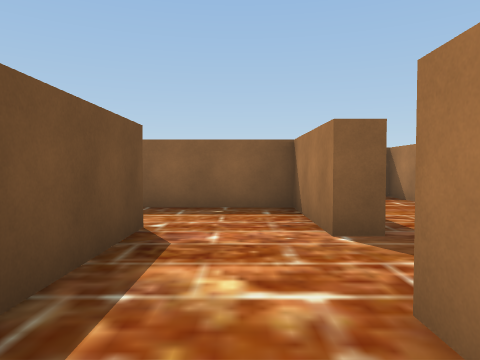
view 1 (above)

24 first-person views from a walk through a scene from a Unity 3-D project. The camera is 1.3 m above the floor, tilts 2° down and sees 70° across. The floor is counted in squares, 2 m on a side. Each view is taken from the middle of a square. On the plan, view 1 faces up. The plan holds only what a view shows up to about 10 squares ahead; the rest is blank. The player character is not drawn.

view 2
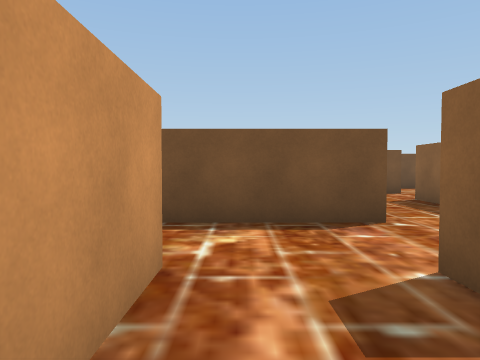

view 3
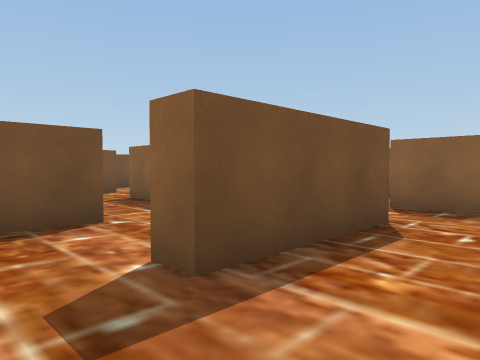

view 4
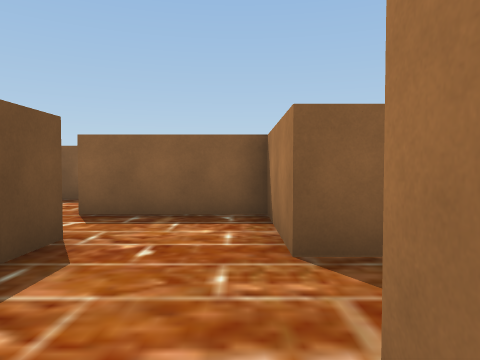

view 5
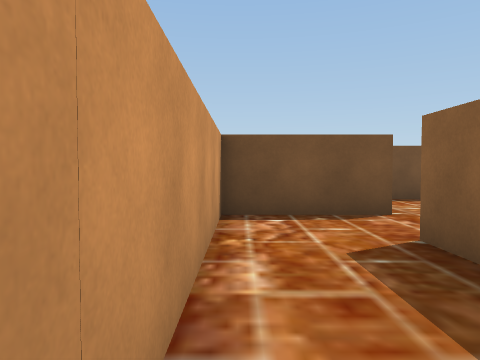

view 6
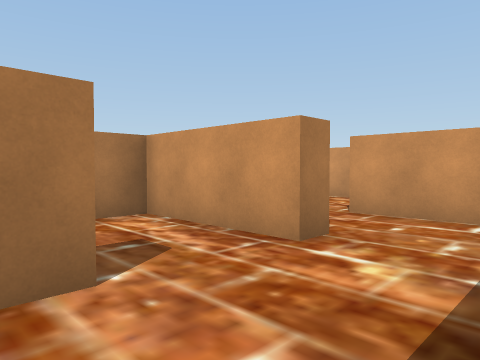

view 7
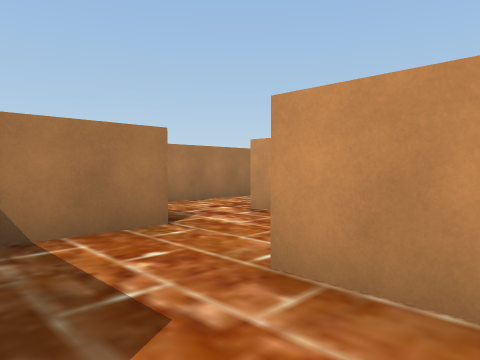

view 8
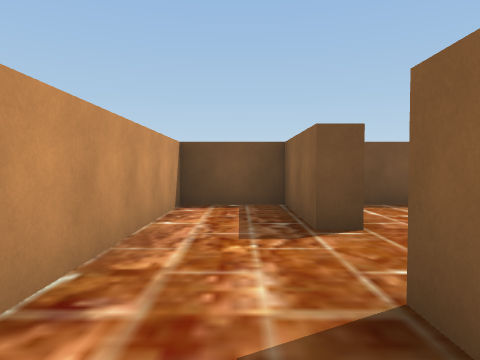

view 9
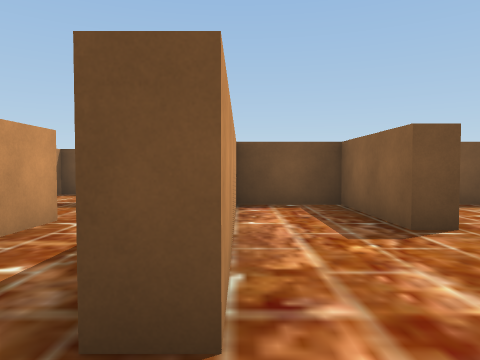

view 10
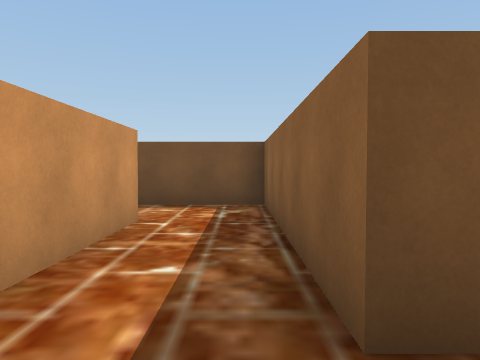

view 11
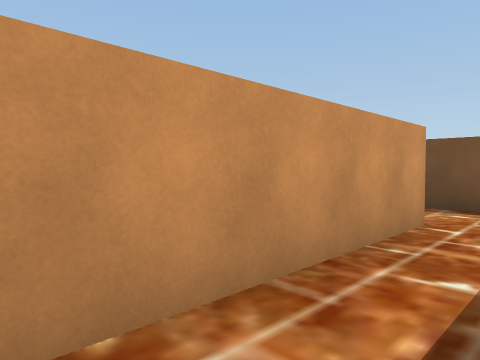

view 12
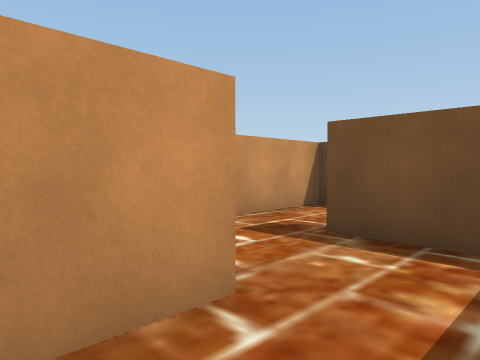

view 13
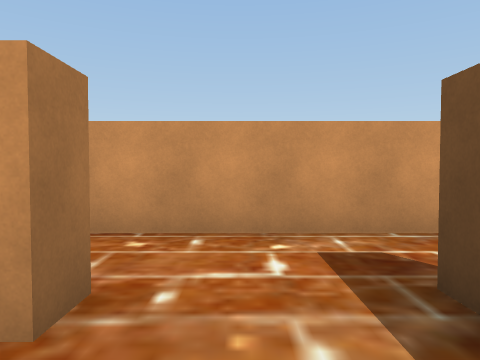

view 14
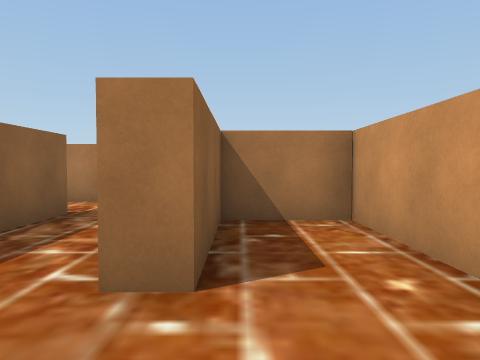

view 15
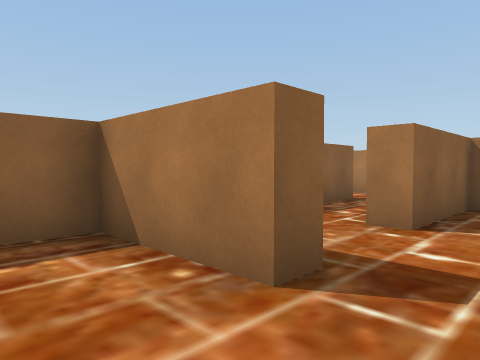

view 16
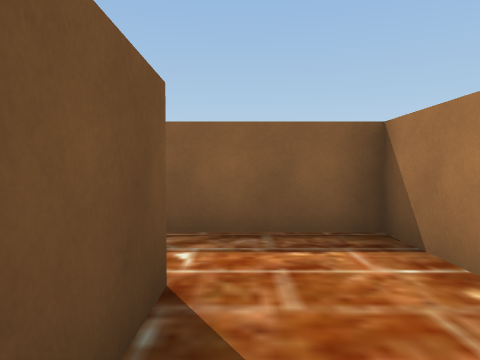

view 17
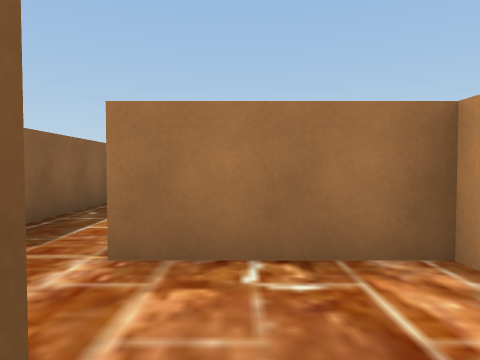

view 18
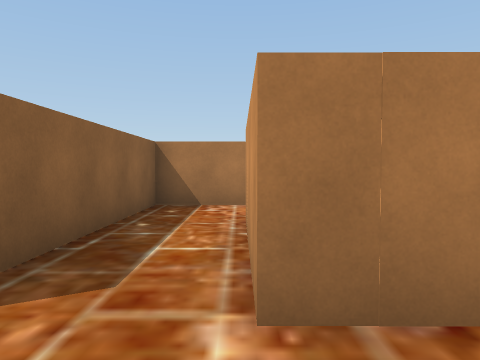

view 19
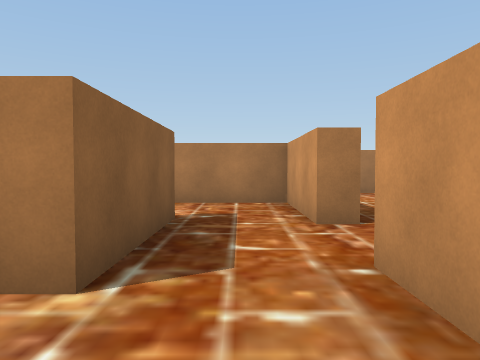

view 20
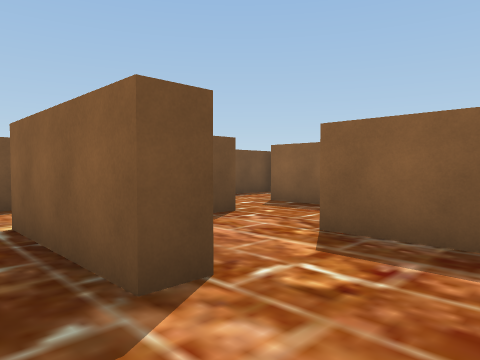

view 21
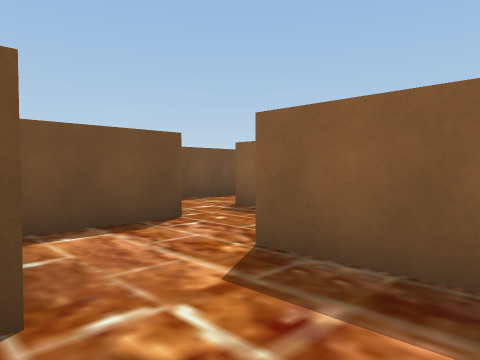

view 22
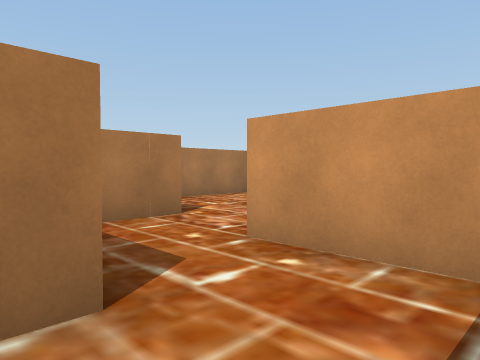

view 23
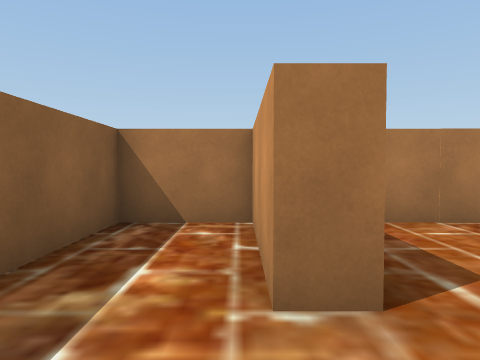

view 24
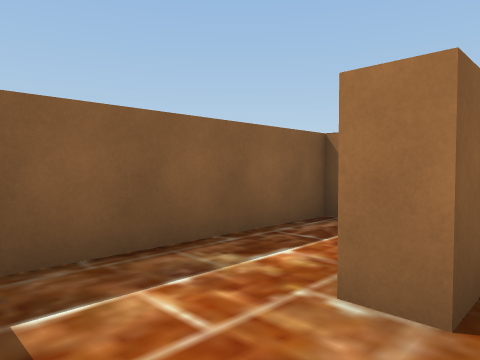

### Floor plan
Ten units are one square. View 1 is at (0, 0); x grows to the right and y downward. Boxes are objects, and circles mark ways between rooms. Rooms are numbered by the first view taken in them; rooms with no view inside come last. Other rooms are left out.
<svg viewBox="-87 -149 172 228">
<path fill="none" stroke="#000" d="M8 -9 8 -15M-11 -15 -11 -1M14 -44 14 -32 8 -32M8 -15 34 -15 34 -39M-31 -55 -39 -55 -39 -61M8 -32 8 -55 -16 -55M-57 -61 -57 -37 -11 -37 -11 -15M14 7 14 12 -11 12 -11 31 38 31M40 12 34 12M38 31 38 36 -11 36 -11 58M56 50 56 26M8 58 8 53 49 53M-11 58 -16 58M-15 74 34 74 34 58 8 58M-34 51 -34 74 -15 74M-16 58 -16 36 -38 36M-82 -82 -82 -71M-63 -78 -63 -82M-39 -61 -16 -61 -16 -85M-36 -84 -36 -78 -46 -78M-82 -144 -82 -124M-65 -124 -65 -128 -39 -128 -39 -144 -76 -144M-76 -107 -57 -107M34 -39 60 -39M14 -61 14 -44M80 -39 80 -55 34 -55 34 -64M34 12 34 -5M-2 7 14 7M34 -64 34 -78 6 -78M-22 -101 -39 -101M-69 -61 -57 -61M-46 -78 -63 -78M-57 -107 -57 -88M-52 -124 -65 -124M-39 -101 -39 -114"/>
<circle cx="0" cy="-10" r="3" fill="#2a7"/>
<circle cx="10" cy="0" r="3" fill="#2a7"/>
<circle cx="10" cy="-25" r="3" fill="#2a7"/>
<circle cx="25" cy="-40" r="3" fill="#2a7"/>
<circle cx="-50" cy="-60" r="3" fill="#2a7"/>
<circle cx="45" cy="30" r="3" fill="#2a7"/>
<circle cx="25" cy="10" r="3" fill="#2a7"/>
<circle cx="0" cy="60" r="3" fill="#2a7"/>
<circle cx="-10" cy="65" r="3" fill="#2a7"/>
<circle cx="-60" cy="-70" r="3" fill="#2a7"/>
<circle cx="-25" cy="-80" r="3" fill="#2a7"/>
<circle cx="-40" cy="-70" r="3" fill="#2a7"/>
<circle cx="-75" cy="-120" r="3" fill="#2a7"/>
<circle cx="-60" cy="-110" r="3" fill="#2a7"/>
<circle cx="25" cy="-60" r="3" fill="#2a7"/>
<circle cx="-40" cy="-90" r="3" fill="#2a7"/>
<circle cx="-50" cy="-100" r="3" fill="#2a7"/>
<text x="0" y="-10">1</text>
<text x="20" y="-30">2</text>
<text x="-20" y="-40">3</text>
<text x="20" y="20">4</text>
<text x="30" y="40">5</text>
<text x="10" y="70">6</text>
<text x="-30" y="50">7</text>
<text x="-80" y="-80">8</text>
<text x="-30" y="-70">9</text>
<text x="-70" y="-140">10</text>
<text x="-80" y="-120">11</text>
<text x="40" y="-50">12</text>
<text x="20" y="0">13</text>
<text x="20" y="-70">14</text>
<text x="-30" y="-90">15</text>
<text x="-60" y="-70">16</text>
<text x="-50" y="-100">17</text>
<text x="-60" y="-110">18</text>
</svg>
Room 1 opens to room 3. Room 1 opens to room 13. Room 2 opens to room 3. Room 2 opens to room 12. Room 3 opens to room 16. Room 4 opens to room 5. Room 4 opens to room 13. Room 5 opens to room 6. Room 6 opens to room 7. Room 8 opens to room 16. Room 9 opens to room 15. Room 9 opens to room 16. Room 10 opens to room 11. Room 11 opens to room 18. Room 12 opens to room 14. Room 15 opens to room 17. Room 17 opens to room 18.

Where each view was taken, in squares from view 1:
view 1: 0 up, 0 right, facing up
view 2: 2 up, 3 right, facing left
view 3: 2 up, 3 right, facing up-left
view 4: 3 up, 3 right, facing up
view 5: 4 up, 1 left, facing left
view 6: 4 up, 1 left, facing down-right
view 7: 1 up, 0 right, facing down-right
view 8: 2 down, 5 right, facing left
view 9: 3 down, 5 right, facing left
view 10: 4 down, 5 right, facing left
view 11: 4 down, 5 right, facing down-left
view 12: 4 down, 2 right, facing down-left
view 13: 4 down, 0 right, facing down
view 14: 6 down, 1 left, facing right
view 15: 7 down, 3 left, facing up-right
view 16: 7 down, 3 left, facing up
view 17: 3 up, 1 right, facing right
view 18: 4 up, 2 right, facing right
view 19: 7 up, 8 left, facing right
view 20: 7 up, 2 left, facing up-left
view 21: 8 up, 2 left, facing up-left
view 22: 13 up, 8 left, facing down-right
view 23: 13 up, 8 left, facing right
view 24: 12 up, 8 left, facing up-right
